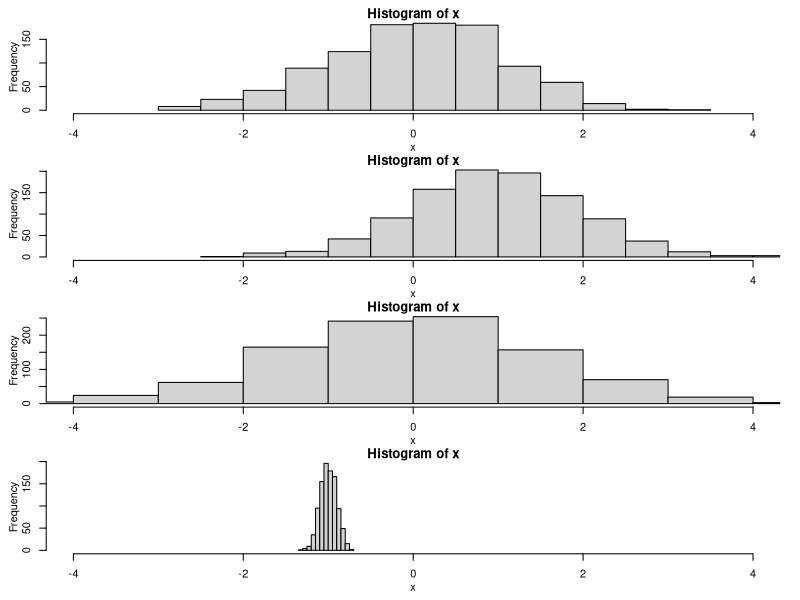
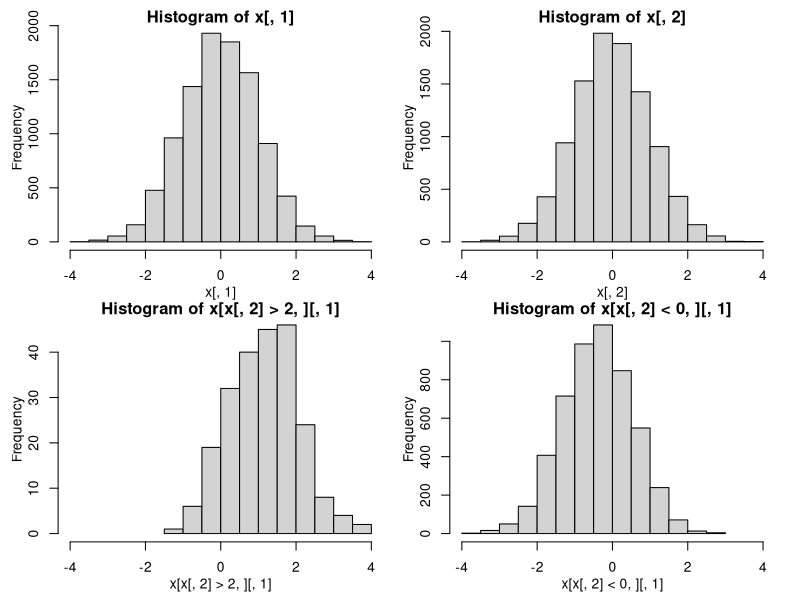

Source code (R) for these figures, in order:
##################################################################################################
##bernoulli
##bernoulli distributions are of interest when we want to simulate dichotomous/binary random variables
##bernoulli distributions are weighted coins. simple! they only have one parameter: the proportion of heads/1s
##the bernoulli is a special case of the binomial distribution which is how we will invoke it
rbinom(1,1,.5) #note that we are calling "rbinom". the second parameter being fixed at 1 is what makes it the special case of the bernoulli distribution
rbinom(10,1,.5) #the first parameter is the number of coin tosses we want
rbinom(100,1,.95) #the last parameter is the proportion of observations that should be 1s

##binary outcomes can be both predictors and outcomes. when the latter, they typically get modeled using logistic regression. we'll do that below.

##################################################################################################
##multinomial
##the multinomial distribution is more complicated. it will generate outcomes in different categories. for our purposes, the distribution has one vector-valued parameter: the proportion of responses in each category. 
rmultinom(1,1,rep(1,4)/4) #we'll start by simulating data wherein an observation can be in one of four groups. for the moment, we equally weight the groups. ignore the first two numbers in this line
rmultinom(10,1,rep(1,4)/4) #we can take repeated observations
rmultinom(10,1,c(3/4,c(.25,.25,.25)/3)) #we can also have uneven weights

##QQ. Can you write a function that will take the object returned by a call to rmultinom and convert it from the matrix with 1s/0s to a vector telling us which row the 1 was in (where we are depending on the second argument in the call to rmultinom being 1)?

##multinomial random variables can be modeled as outcomes, but we'll largely focus on using them to assign, for example, a student to a class (i.e., a student is in a certain group)

##################################################################################################
##normal
rnorm(1,mean=0,sd=1) #hopefully this is starting to look somewhat familiar. 
#you should have a lot of intuition about this. for example, this should all be ok by you
par(mfrow=c(4,1),mgp=c(2,1,0),mar=c(3,3,1,1),oma=rep(.5,4))
x<-rnorm(1000)
hist(x,xlim=c(-4,4))
x<-rnorm(1000,mean=1)
hist(x,xlim=c(-4,4))
x<-rnorm(1000,sd=1.5)
hist(x,xlim=c(-4,4))
x<-rnorm(1000,mean=-1,sd=.1)
hist(x,xlim=c(-4,4))

##one thing we'll do frequently is draw from the multivariate normal.
##we can use this to simulate, for example, two normally distributed variables with a certain correlation
##let's look at how this works.
library(MASS)
x<-mvrnorm(10000,mu=c(0,0), #mu is the the center of the bivariate normal
           Sigma=matrix(c(1,.5,.5,1),2,2) #this is the variance-covariance matrix
           )
cor(x)
par(mfrow=c(2,2),mgp=c(2,1,0),mar=c(3,3,1,1),oma=rep(.5,4))
hist(x[,1],xlim=c(-4,4))
hist(x[,2],xlim=c(-4,4))
hist(x[x[,2]>2,][,1],xlim=c(-4,4)) #this is just the x1 values where x2>2. what do you expect it to look like?
hist(x[x[,2]<0,][,1],xlim=c(-4,4)) 

##################################################################################################
##now let's put a few things together to see some basic regression examples based on drawing from distributions
x<-rnorm(10000) #this will be the IV

##let's first consider how we can use x to generate a continuous outcome using the standard linear model
b<-1
err.var<-1
y<-b*x+rnorm(length(x),mean=0,sd=err.var)
lm(y~x)

##QQ. Can you generate a binary variable x and use it to produce a continuous outcome y as above. Can you still recover the key regression coefficient b?
##QQ. Can you generate a categorical variable x (using rmultinom) and use it to produce a continuous outcome (that you then analyze with regresion)?
